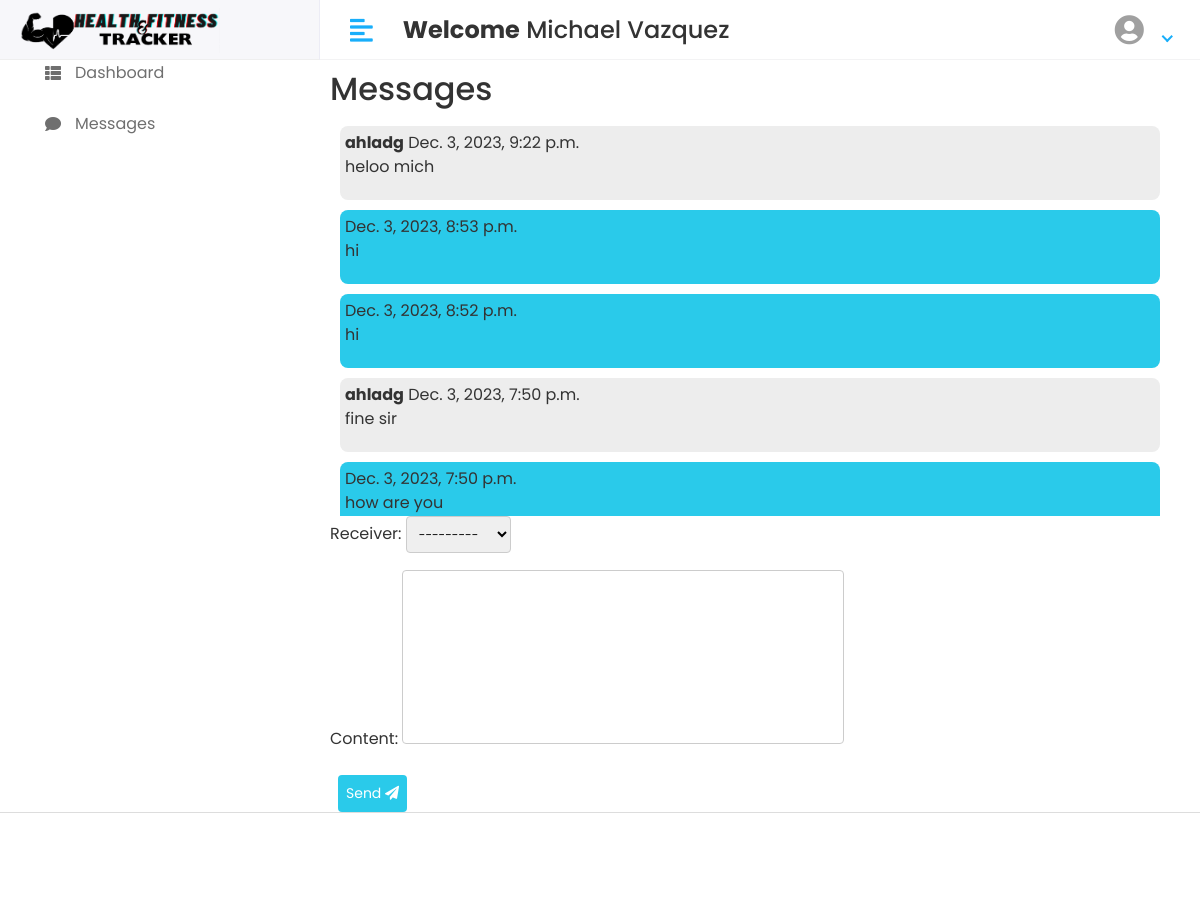
The app's page /Trainer/messages/ (signed in), older data.
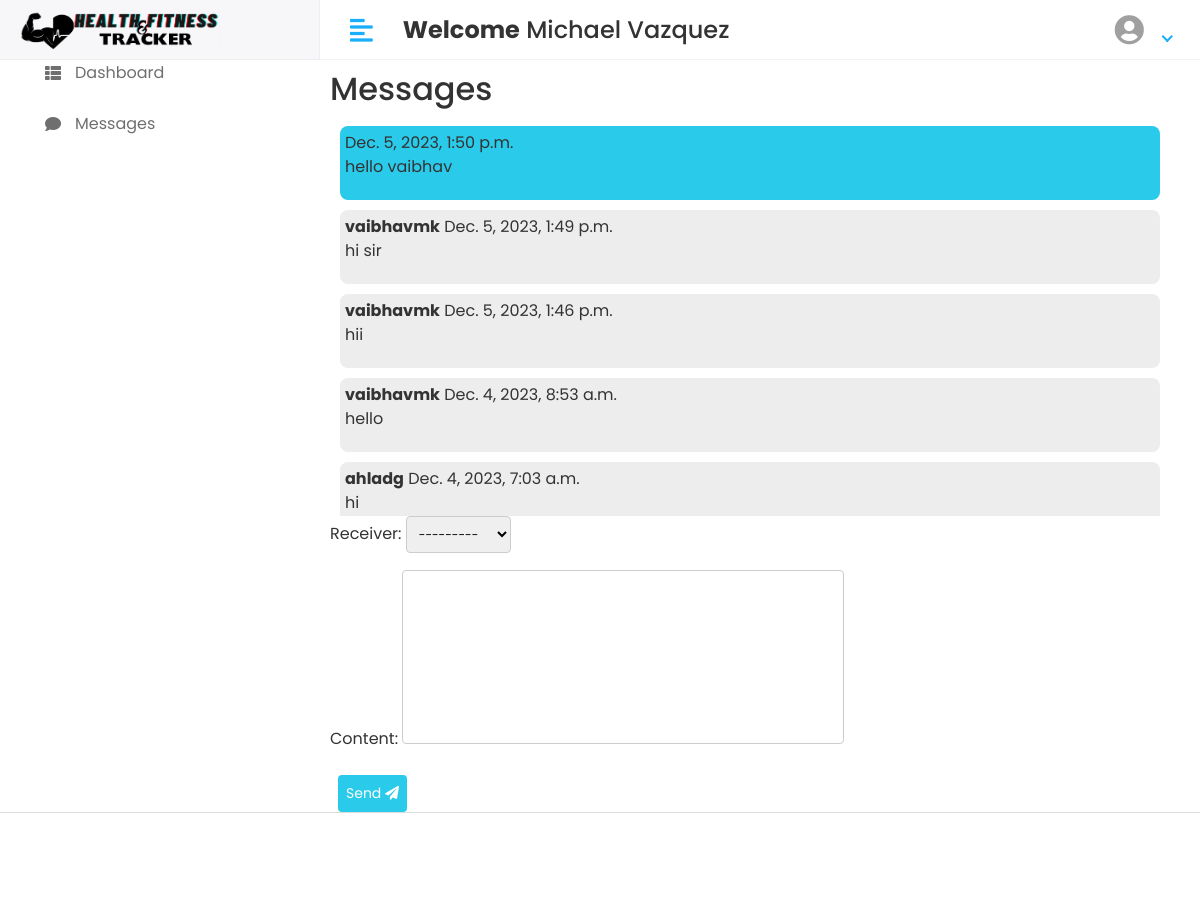
The same page, newer data.
### app/models.py (models this page shows, shortened)
class Message(models.Model):
    sender = models.ForeignKey(CustomUser, related_name='sent_messages', on_delete=models.CASCADE)
    receiver = models.ForeignKey(CustomUser, related_name='received_messages', on_delete=models.CASCADE)
    content = models.TextField()
    timestamp = models.DateTimeField(auto_now_add=True)

class CustomUser(AbstractUser):
    USER = (
        ('1', 'USER'),
        ('2', 'TRAINER'),
        ('3', 'ADMIN')
    )
    user_type = models.CharField(choices=USER, max_length=50, default=1)
    selected_trainer = models.ForeignKey(
        'self',
        on_delete=models.SET_NULL,
        null=True,
        blank=True,
        related_name='clients',  # This is the reverse relation name
        default=None,
        limit_choices_to={'user_type': '1'}
    )

### health_and_fitness_tracker/trainer_views.py (the view)
# urls.py: path('Trainer/messages/', trainer_views.trainer_messages, name='trainer_messages'),
def trainer_messages(request):
    sent_messages = Message.objects.filter(sender=request.user).order_by('-timestamp')
    received_messages = Message.objects.filter(receiver=request.user).order_by('-timestamp')
    all_messages = sorted(chain(sent_messages, received_messages), key=lambda msg: msg.timestamp, reverse=True)
    if request.method == 'POST':
        form = TrainerMessageForm(request.POST, trainer=request.user)
        if form.is_valid():
            content = form.cleaned_data['content']
            receiver_user = form.cleaned_data['receiver']
            try:
                Message.create_message(sender=request.user, receiver=receiver_user, content=content)
                return redirect('trainer_messages')
            except IntegrityError as e:
                print(f"IntegrityError: {e}")
    else:
        form = TrainerMessageForm(trainer=request.user)
    context = {
        'all_messages': all_messages,
        'form': form,
    }
    return render(request, 'Trainer/tmsg.html', context)

### app/forms.py
class TrainerMessageForm(forms.ModelForm):
    def __init__(self, *args, **kwargs):
        trainer = kwargs.pop('trainer', None)
        super(TrainerMessageForm, self).__init__(*args, **kwargs)
        if trainer:
            self.fields['sender'].initial = trainer
            self.fields['sender'].widget = forms.HiddenInput()
            self.fields['receiver'].queryset = CustomUser.objects.filter(selected_trainer=trainer, user_type='1')
    class Meta:
        model = Message
        fields = ['sender', 'receiver', 'content']

### template/Trainer/tmsg.html (shortened to what this page needs)
{% extends 'trainer_base.html' %}
{% block content %}
<h2>Messages</h2>
    <div class="chat-container">
        <ul class="messages">
            {% for message in all_messages %}
                <li class="{% if message.sender == user %}sent{% else %}received{% endif %}">
                    {% if message.sender != user %}
                        <strong>{{ message.sender.username }}</strong>
                    {% endif %}
                    <span>{{ message.timestamp }}</span>
                    <p>{{ message.content }}</p>
                </li>
            {% endfor %}
        </ul>
    </div>
    <form method="post" action="" class="message-form">
        {{ form.as_p }}
        <button type="submit" class="send-button">Send <i class="fa fa-paper-plane"></i></button>
    </form>
{% endblock %}

Row changes from the older to the newer data that the page shows:
no longer on this page (row unchanged): Message: sender.username "ahladg", timestamp "Dec. 3, 2023, 9:22 p.m.", content "heloo mich"
no longer on this page (row unchanged): Message: timestamp "Dec. 3, 2023, 8:53 p.m.", content "hi"
no longer on this page (row unchanged): Message: timestamp "Dec. 3, 2023, 8:52 p.m.", content "hi"
no longer on this page (row unchanged): Message: sender.username "ahladg", timestamp "Dec. 3, 2023, 7:50 p.m.", content "fine sir"
no longer on this page (row unchanged): Message: timestamp "Dec. 3, 2023, 7:50 p.m.", content "how are you"
added Message: timestamp "Dec. 5, 2023, 1:50 p.m.", content "hello vaibhav"
added Message: sender.username "vaibhavmk", timestamp "Dec. 5, 2023, 1:49 p.m.", content "hi sir"
added Message: sender.username "vaibhavmk", timestamp "Dec. 5, 2023, 1:46 p.m.", content "hii"
added Message: sender.username "vaibhavmk", timestamp "Dec. 4, 2023, 8:53 a.m.", content "hello"
added Message: sender.username "ahladg", timestamp "Dec. 4, 2023, 7:03 a.m.", content "hi"
